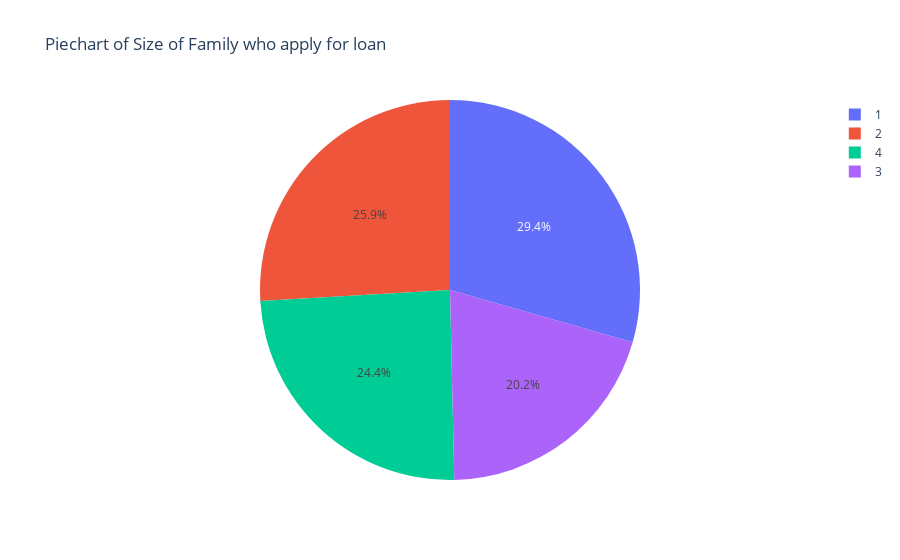

Here is the notebook cell this chart was saved with:
### Code cell
fig = px.pie(data,values=Family,names=Family.index,title='Piechart of Size of Family who apply for loan')
fig.show()

### Figure 1 — Plotly figure (JSON) as saved in the notebook; plotly's stock layout.template omitted (floating-point values rounded to 4 significant figures)
{"data": [{"domain": {"x": [0, 1], "y": [0, 1]}, "hovertemplate": "label=%{label}<br>value=%{value}<extra></extra>", "labels": [1, 2, 3, 4], "legendgroup": "", "name": "", "showlegend": true, "type": "pie", "values": [1472, 1296, 1010, 1222]}], "layout": {"legend": {"tracegroupgap": 0}, "title": {"text": "Piechart of Size of Family who apply for loan"}}}
